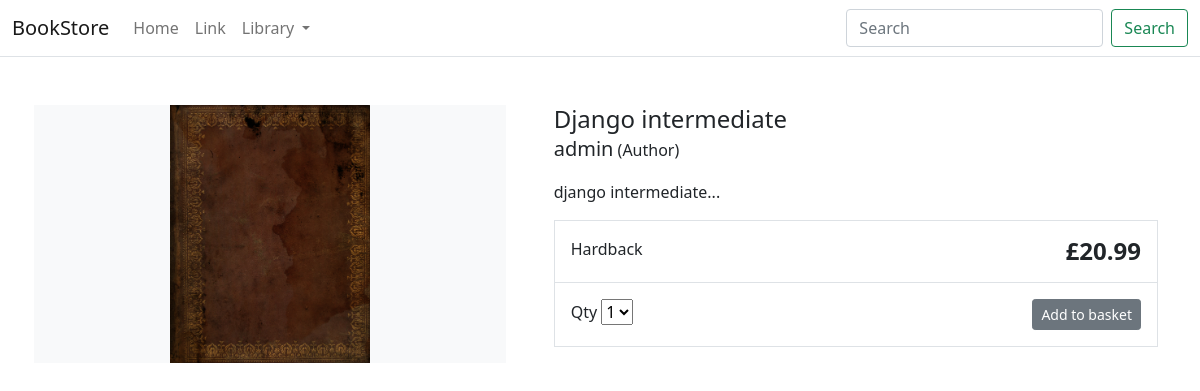
/item/django-intermediate/, run on the app's committed database.
### store/models.py (models this page shows, shortened)
class Product(models.Model):
    category = models.ForeignKey(Category, related_name='product', on_delete=models.CASCADE)
    created_by = models.ForeignKey(User, on_delete=models.CASCADE, related_name='product_creator')
    title = models.CharField(max_length=255)
    author = models.CharField(max_length=255, default='admin')
    description = models.TextField(blank=True)
    image = models.ImageField(upload_to='images/')
    slug = models.SlugField(max_length=255)
    price = models.DecimalField(max_digits=4,decimal_places=2)
    in_stock = models.BooleanField(default=True)
    is_active = models.BooleanField(default=True)
    created = models.DateTimeField(auto_now_add=True)
    updated = models.DateTimeField(auto_now=True)
    class Meta:
        verbose_name_plural = 'Products'
        ordering = ('-created',)

### store/views.py (the view)
# urls.py: path('item/<slug:slug>/', views.product_detail, name='product_detail'),
def product_detail(request, slug):
        product = get_object_or_404(Product, slug=slug, in_stock=True)
        return render(request, 'store/products/detail.html', {'product': product})

### store/models.py (called while the page is built)
    def get_absolute_url(self):
        return reverse('store:product_detail', args=[self.slug])

### store/views.py (called while the page is built)
def categories(request):
        return {
                'categories': Category.objects.all()
        }

### templates/store/products/detail.html (shortened to what this page needs)
{% extends "../base.html"%}
{% block content %}
<div class="container">
    <main class="pt-5">
        <div class="row g-3">
            <div class="col-md-5 col-lg-5 order-md-first bg-light">
                <img class="img-fluid mx-auto d-block" width="200px" alt="Responsive image" src="{{ product.image.url }}">
            </div>
            <div class="col-md-7 col-lg-7 ps-md-3 ps-lg-5">
                <h1 class="mb-0 h4">{{ product.title }}</h1>
                <p><span class="lead">{{ product.author }}</span> (Author)</p>
                <p>{{ product.description|slice:":355" }}...</p>
                <div class="border">
                    <div class="col border-bottom">
                        <div class="row p-3">
                            <div class="col-6">Hardback</div>
                            <div class="col-6 text-end"><span class="h4 fw-bold">£{{ product.price }}</span></div>
                        </div>
                    </div>
                    <div class="col">
                        <div class="row p-3">
                            <div class="col-6">
                                <label for="select">Qty</label>
                                <select id="select">
                                    <option value="">1</option>
                                </select>
                            </div>
                            <div class="col-6 text-end"><button type="button" class="btn btn-secondary btn-sm">Add to
                                    basket</button></div>
                        </div>
                    </div>
                </div>
            </div>
        </div>
    </main>
</div>
{% endblock %}

### data on the page
Product: image (picture), title "Django intermediate", author "admin", description "django intermediate", price "20.99"
